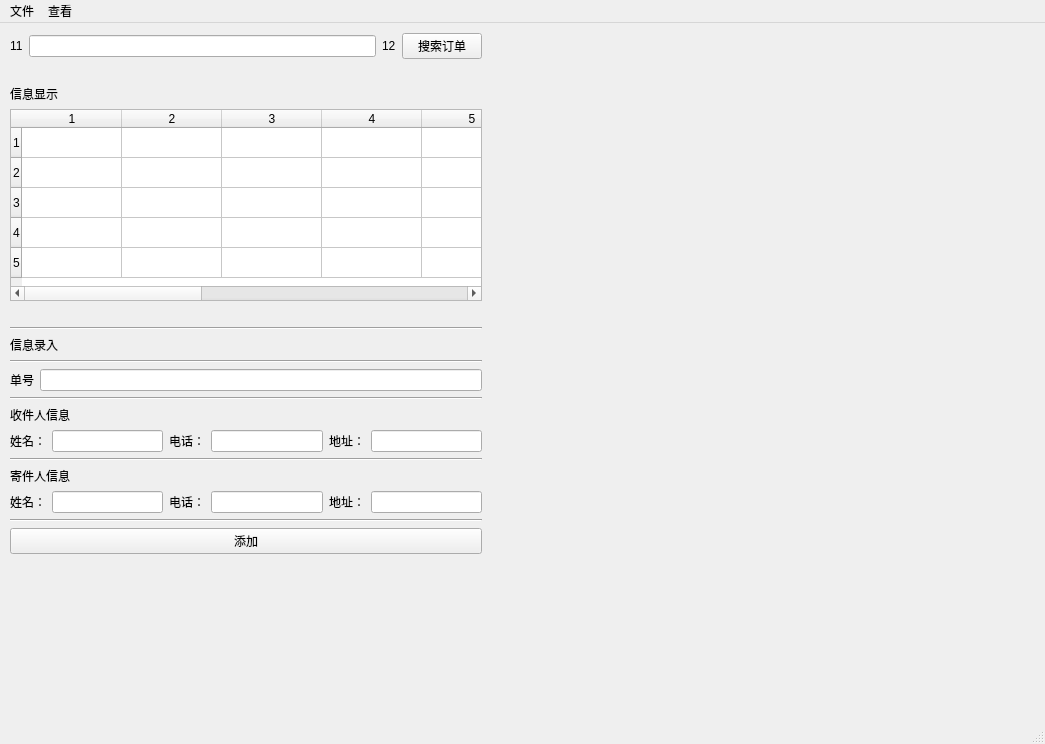
<?xml version="1.0" encoding="UTF-8"?>
<ui version="4.0">
 <class>MainWindow</class>
 <widget class="QMainWindow" name="MainWindow">
  <property name="geometry">
   <rect>
    <x>0</x>
    <y>0</y>
    <width>1045</width>
    <height>744</height>
   </rect>
  </property>
  <property name="windowTitle">
   <string>MainWindow</string>
  </property>
  <widget class="QWidget" name="centralwidget">
   <widget class="QWidget" name="verticalLayoutWidget">
    <property name="geometry">
     <rect>
      <x>10</x>
      <y>10</y>
      <width>472</width>
      <height>521</height>
     </rect>
    </property>
    <layout class="QVBoxLayout" name="verticalLayout_2">
     <item>
      <layout class="QHBoxLayout" name="horizontalLayout">
       <item>
        <widget class="QLabel" name="label">
         <property name="text">
          <string>11</string>
         </property>
        </widget>
       </item>
       <item>
        <widget class="QLineEdit" name="lineEdit_8"/>
       </item>
       <item>
        <widget class="QLabel" name="label_2">
         <property name="text">
          <string>12</string>
         </property>
        </widget>
       </item>
       <item>
        <widget class="QPushButton" name="pushButton">
         <property name="text">
          <string>搜索订单</string>
         </property>
        </widget>
       </item>
      </layout>
     </item>
     <item>
      <layout class="QVBoxLayout" name="verticalLayout">
       <item>
        <spacer name="horizontalSpacer">
         <property name="orientation">
          <enum>Qt::Horizontal</enum>
         </property>
         <property name="sizeHint" stdset="0">
          <size>
           <width>40</width>
           <height>20</height>
          </size>
         </property>
        </spacer>
       </item>
       <item>
        <widget class="QLabel" name="label_13">
         <property name="text">
          <string>信息显示</string>
         </property>
        </widget>
       </item>
      </layout>
     </item>
     <item>
      <layout class="QHBoxLayout" name="horizontalLayout_3">
       <item>
        <widget class="QTableWidget" name="tableWidget">
         <property name="rowCount">
          <number>5</number>
         </property>
         <property name="columnCount">
          <number>10</number>
         </property>
         <row/>
         <row/>
         <row/>
         <row/>
         <row/>
         <column/>
         <column/>
         <column/>
         <column/>
         <column/>
         <column/>
         <column/>
         <column/>
         <column/>
         <column/>
        </widget>
       </item>
      </layout>
     </item>
     <item>
      <layout class="QVBoxLayout" name="verticalLayout_3">
       <item>
        <spacer name="horizontalSpacer_3">
         <property name="orientation">
          <enum>Qt::Horizontal</enum>
         </property>
         <property name="sizeHint" stdset="0">
          <size>
           <width>40</width>
           <height>20</height>
          </size>
         </property>
        </spacer>
       </item>
       <item>
        <widget class="Line" name="line_6">
         <property name="orientation">
          <enum>Qt::Horizontal</enum>
         </property>
        </widget>
       </item>
       <item>
        <widget class="QLabel" name="label_12">
         <property name="text">
          <string>信息录入</string>
         </property>
        </widget>
       </item>
       <item>
        <widget class="Line" name="line_2">
         <property name="orientation">
          <enum>Qt::Horizontal</enum>
         </property>
        </widget>
       </item>
      </layout>
     </item>
     <item>
      <layout class="QHBoxLayout" name="horizontalLayout_8">
       <item>
        <widget class="QLabel" name="label_7">
         <property name="text">
          <string>单号</string>
         </property>
        </widget>
       </item>
       <item>
        <widget class="QLineEdit" name="lineEdit_4"/>
       </item>
      </layout>
     </item>
     <item>
      <layout class="QVBoxLayout" name="verticalLayout_5">
       <item>
        <widget class="Line" name="line_3">
         <property name="orientation">
          <enum>Qt::Horizontal</enum>
         </property>
        </widget>
       </item>
      </layout>
     </item>
     <item>
      <layout class="QHBoxLayout" name="horizontalLayout_6">
       <item>
        <widget class="QLabel" name="label_6">
         <property name="text">
          <string>收件人信息</string>
         </property>
        </widget>
       </item>
      </layout>
     </item>
     <item>
      <layout class="QHBoxLayout" name="horizontalLayout_10">
       <item>
        <widget class="QLabel" name="label_9">
         <property name="text">
          <string>姓名：</string>
         </property>
        </widget>
       </item>
       <item>
        <widget class="QLineEdit" name="lineEdit_5"/>
       </item>
       <item>
        <widget class="QLabel" name="label_10">
         <property name="text">
          <string>电话：</string>
         </property>
        </widget>
       </item>
       <item>
        <widget class="QLineEdit" name="lineEdit_6"/>
       </item>
       <item>
        <widget class="QLabel" name="label_11">
         <property name="text">
          <string>地址：</string>
         </property>
        </widget>
       </item>
       <item>
        <widget class="QLineEdit" name="lineEdit_7"/>
       </item>
      </layout>
     </item>
     <item>
      <layout class="QVBoxLayout" name="verticalLayout_6">
       <item>
        <widget class="Line" name="line_4">
         <property name="orientation">
          <enum>Qt::Horizontal</enum>
         </property>
        </widget>
       </item>
      </layout>
     </item>
     <item>
      <layout class="QHBoxLayout" name="horizontalLayout_9">
       <item>
        <widget class="QLabel" name="label_8">
         <property name="text">
          <string>寄件人信息</string>
         </property>
        </widget>
       </item>
      </layout>
     </item>
     <item>
      <layout class="QHBoxLayout" name="horizontalLayout_5">
       <item>
        <widget class="QLabel" name="label_3">
         <property name="text">
          <string>姓名：</string>
         </property>
        </widget>
       </item>
       <item>
        <widget class="QLineEdit" name="lineEdit"/>
       </item>
       <item>
        <widget class="QLabel" name="label_4">
         <property name="text">
          <string>电话：</string>
         </property>
        </widget>
       </item>
       <item>
        <widget class="QLineEdit" name="lineEdit_2"/>
       </item>
       <item>
        <widget class="QLabel" name="label_5">
         <property name="text">
          <string>地址：</string>
         </property>
        </widget>
       </item>
       <item>
        <widget class="QLineEdit" name="lineEdit_3"/>
       </item>
      </layout>
     </item>
     <item>
      <layout class="QVBoxLayout" name="verticalLayout_4">
       <item>
        <widget class="Line" name="line">
         <property name="orientation">
          <enum>Qt::Horizontal</enum>
         </property>
        </widget>
       </item>
       <item>
        <widget class="QPushButton" name="pushButton_2">
         <property name="text">
          <string>添加</string>
         </property>
        </widget>
       </item>
      </layout>
     </item>
     <item>
      <layout class="QHBoxLayout" name="horizontalLayout_4"/>
     </item>
    </layout>
   </widget>
  </widget>
  <widget class="QMenuBar" name="menubar">
   <property name="geometry">
    <rect>
     <x>0</x>
     <y>0</y>
     <width>1045</width>
     <height>21</height>
    </rect>
   </property>
   <widget class="QMenu" name="menu">
    <property name="title">
     <string>文件</string>
    </property>
    <addaction name="action"/>
    <addaction name="action_2"/>
   </widget>
   <widget class="QMenu" name="menu_2">
    <property name="title">
     <string>查看</string>
    </property>
    <addaction name="action_3"/>
   </widget>
   <addaction name="menu"/>
   <addaction name="menu_2"/>
  </widget>
  <widget class="QStatusBar" name="statusbar"/>
  <action name="action">
   <property name="text">
    <string>关于</string>
   </property>
  </action>
  <action name="action_2">
   <property name="text">
    <string>退出</string>
   </property>
  </action>
  <action name="action_3">
   <property name="text">
    <string>表格</string>
   </property>
  </action>
 </widget>
 <resources/>
 <connections/>
</ui>
